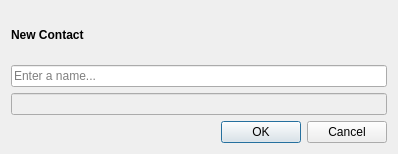
<?xml version="1.0" encoding="UTF-8"?>
<ui version="4.0">
 <class>ContactDialog</class>
 <widget class="QDialog" name="ContactDialog">
  <property name="geometry">
   <rect>
    <x>0</x>
    <y>0</y>
    <width>398</width>
    <height>154</height>
   </rect>
  </property>
  <property name="windowTitle">
   <string>Dialog</string>
  </property>
  <layout class="QVBoxLayout" name="verticalLayout">
   <item>
    <widget class="QLabel" name="label">
     <property name="font">
      <font>
       <weight>75</weight>
       <bold>true</bold>
      </font>
     </property>
     <property name="text">
      <string>New Contact</string>
     </property>
    </widget>
   </item>
   <item>
    <widget class="QLineEdit" name="nameLineEdit">
     <property name="placeholderText">
      <string>Enter a name...</string>
     </property>
    </widget>
   </item>
   <item>
    <widget class="QLineEdit" name="numberLineEdit">
     <property name="enabled">
      <bool>false</bool>
     </property>
     <property name="alignment">
      <set>Qt::AlignCenter</set>
     </property>
    </widget>
   </item>
   <item>
    <widget class="QDialogButtonBox" name="buttonBox">
     <property name="orientation">
      <enum>Qt::Horizontal</enum>
     </property>
     <property name="standardButtons">
      <set>QDialogButtonBox::Cancel|QDialogButtonBox::Ok</set>
     </property>
    </widget>
   </item>
  </layout>
 </widget>
 <resources/>
 <connections>
  <connection>
   <sender>buttonBox</sender>
   <signal>accepted()</signal>
   <receiver>ContactDialog</receiver>
   <slot>accept()</slot>
   <hints>
    <hint type="sourcelabel">
     <x>248</x>
     <y>254</y>
    </hint>
    <hint type="destinationlabel">
     <x>157</x>
     <y>274</y>
    </hint>
   </hints>
  </connection>
  <connection>
   <sender>buttonBox</sender>
   <signal>rejected()</signal>
   <receiver>ContactDialog</receiver>
   <slot>reject()</slot>
   <hints>
    <hint type="sourcelabel">
     <x>316</x>
     <y>260</y>
    </hint>
    <hint type="destinationlabel">
     <x>286</x>
     <y>274</y>
    </hint>
   </hints>
  </connection>
 </connections>
</ui>
